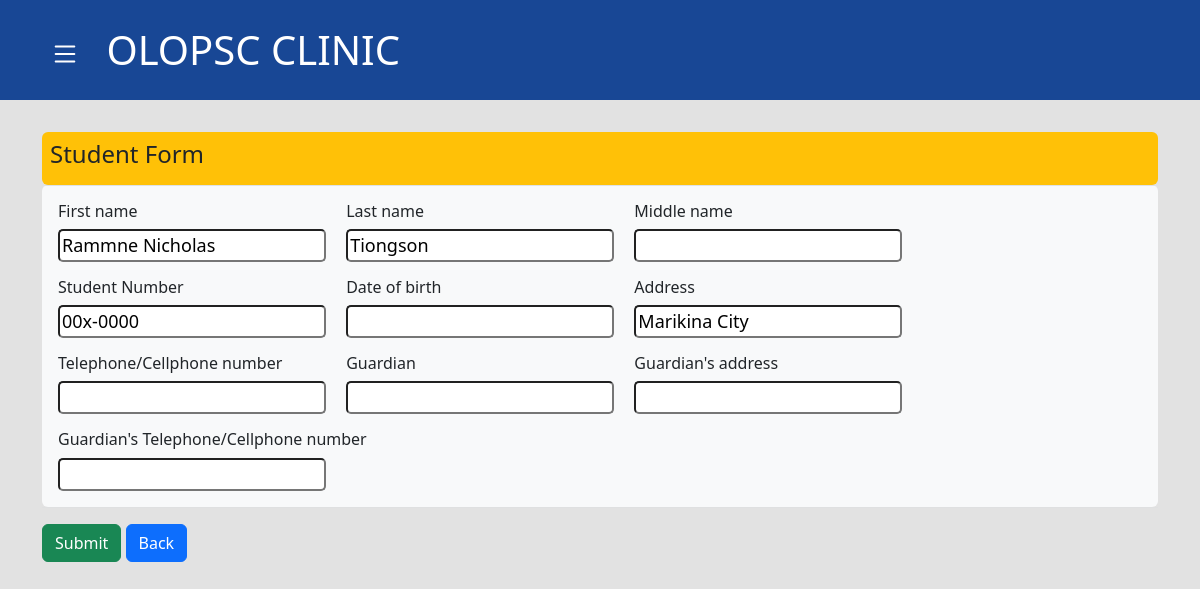
/patient-form-update/43, run on the app's committed database.
### base/models.py (models this page shows, shortened)
class Patient(models.Model):
    first_name = models.CharField(max_length=50, verbose_name="First name")
    last_name = models.CharField(max_length=50, verbose_name="Last name")
    middle_name = models.CharField(max_length=50, blank=True, verbose_name="Middle name")
    student_number = models.CharField(max_length=10, default='00x-0000', verbose_name="Student Number")
    date_of_birth = models.CharField(max_length=50, verbose_name="Date of birth", null=True, blank=True)
    patient_address = models.CharField(max_length=100, verbose_name="Address")
    patient_contact = models.CharField(max_length=15, verbose_name="Telephone/Cellphone number", null=True, blank=True)
    guardian = models.CharField(max_length=50, blank=True, verbose_name="Guardian")
    guardian_address = models.CharField(max_length=100, blank=True, verbose_name="Guardian's address")
    guardian_telephone = models.CharField(max_length=15, blank=True, verbose_name="Guardian's Telephone/Cellphone number")
    created_at = models.DateTimeField(auto_now_add=True, null=True)
    updated_at = models.DateTimeField(auto_now=True, null=True)

### base/views.py (the view)
# urls.py: path('patient-form-update/<int:pk>', views.patient_form_update, name='patient-form-update'),
def patient_form_update(request, pk):
    patient = get_object_or_404(Patient, id=pk)
    form = PatientForm(request.POST or None, instance=patient)
    if request.method == 'POST':
        if form.is_valid():
            form.save()
            return redirect(reverse('patient-details', args=[patient.pk]))
    context = {'patient': patient, 'form':form}
    return render(request, 'base/patient_form.html', context)

### base/forms.py
class PatientForm(forms.ModelForm):
    class Meta:
        model = Patient
        fields = '__all__'

### base/templates/base/patient_form.html (shortened to what this page needs)
{% extends 'base/base.html'%}
{% block content %}
<br>
<div class="container">
  <table class="table">
    <tr>
      <td class="table bg-warning rounded">
        <h4>Student Form</h4>
      </td>
    </tr>
    <tr>
      <td class="table table-light rounded">
            <div>
          <form method="POST">
              {% for field in form %}
                <label class="text text-dark"><h6> {{ field.label }}  </h6>{{ field }}</label>
              {% endfor %}
        </div>
    </td>
    </tr>
  </table>
  <input type="submit" name="Submit" class="btn btn-success" >
  <a class="btn btn-primary" href="{{request.META.HTTP_REFERER}}">Back</a>
</div>
{% endblock%}

### base/templates/base/patient_form.html (style rules this page uses)
input { border-radius: 5px; font-size: large; }

### data on the page
Patient: form "Rammne Nicholas" "Tiongson" "00x-0000" "Marikina City"

### other printed values
{{ field.label }} "First name" "Last name" "Middle name" "Student Number" "Date of birth" "Address" "Telephone/Cellphone number" "Guardian" "Guardian's address" "Guardian's Telephone/Cellphone number"
